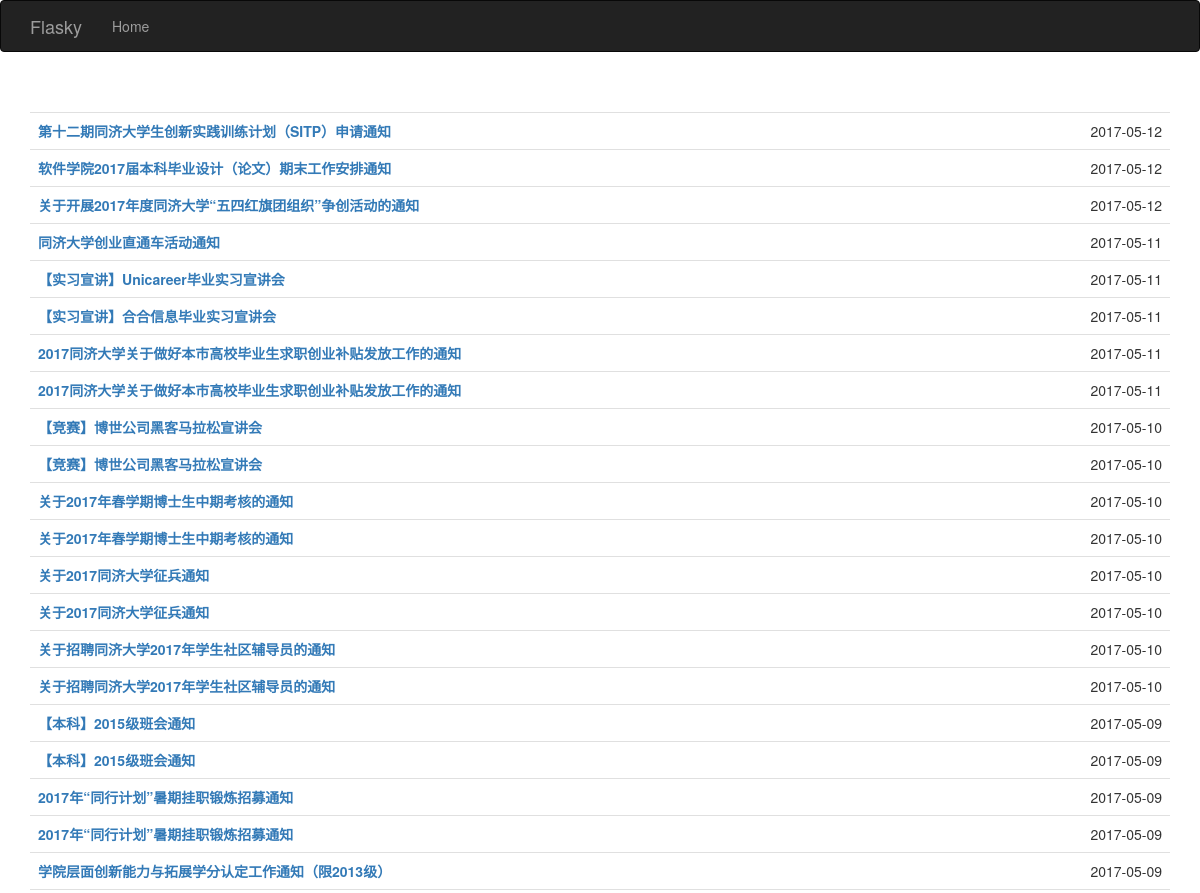
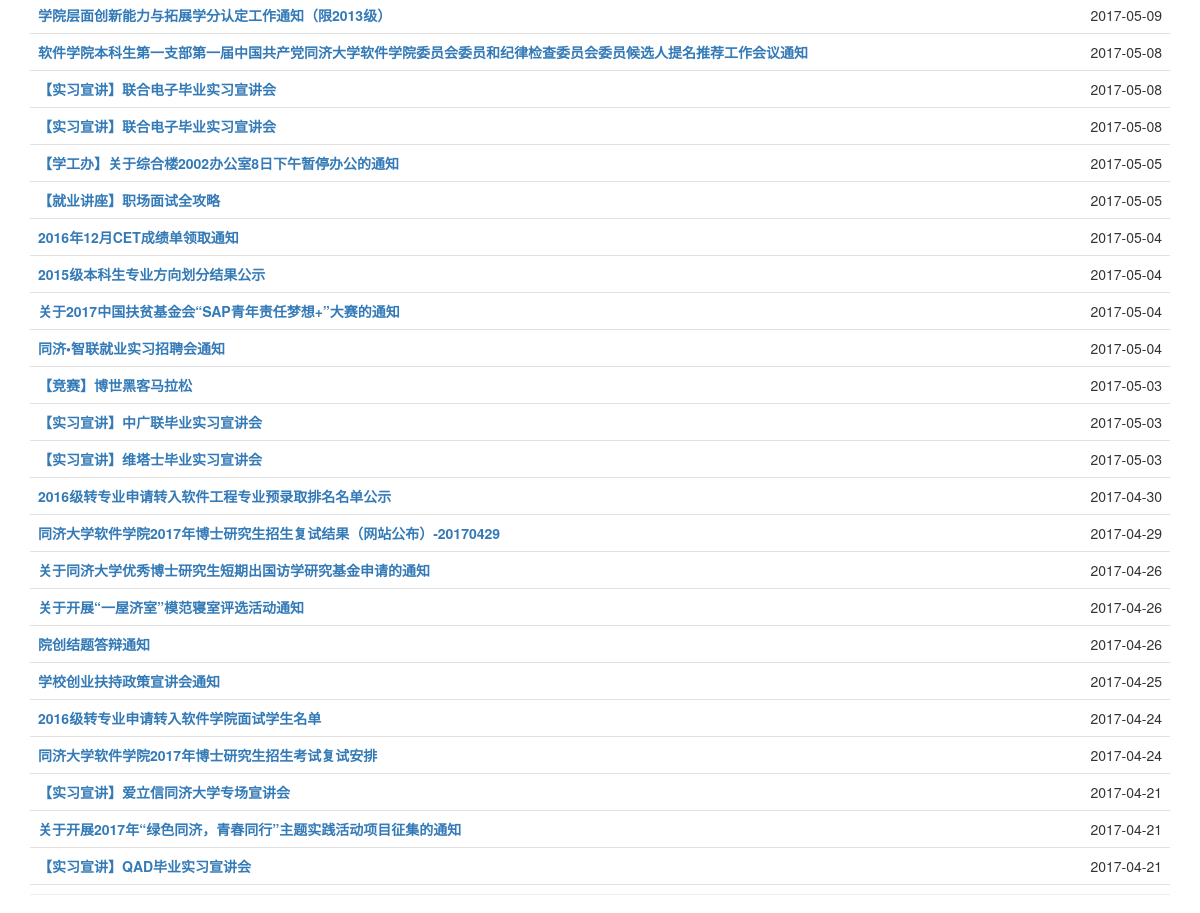
The page / on the database its author committed (2 pictures, top to bottom).
### hello.py (models this page shows, shortened)
class News(db.Model):
    __tablename__ = 'news'
    id = db.Column(db.Integer, primary_key=True)
    website=db.Column(db.String(10),index=True)
    title = db.Column(db.Text)
    date = db.Column(db.String(12))
    url = db.Column(db.Text,index=True)
    text = db.Column(db.Text)
    attachments = db.relationship('Attachments', backref='news', lazy='dynamic')

### hello.py (the view)
@app.route('/')
def index():
    news = News.query.order_by(News.date.desc()).all()
    return render_template('index.html',news=news)

### templates/index.html (shortened to what this page needs)
{% extends "base.html" %}
{% block page_content %}
<div class="page-header">
    {% include '_news.html' %}
</div>
{% endblock %}

### templates/base.html (shortened to what this page needs)
{% extends "bootstrap/base.html" %}
{% block head %}
{{ super() }}
<link rel="stylesheet" type="text/css" href="{{ url_for('static', filename='styles.css') }}">
{% endblock %}
{% block navbar %}
<div class="navbar navbar-inverse" role="navigation">
    <div class="container">
        <div class="navbar-header">
            <a class="navbar-brand" href="/">Flasky</a>
        </div>
        <div class="navbar-collapse collapse">
            <ul class="nav navbar-nav">
                <li><a href="/">Home</a></li>
            </ul>
        </div>
    </div>
</div>
{% endblock %}
{% block content %}
<div class="container">
    {% block page_content %}{% endblock %}
</div>
{% endblock %}

### templates/_news.html
<ul class="news">
    {% for new in news %}
    <li class="new">
        <div class="news-content">
            <div class="new-date">{{ new.date }}</div>
            <div class="new-title"><a href="{{ url_for('detail_new',id=new.id) }}">{{ new.title }}</a></div>
        </div>
    </li>
    {% endfor %}
</ul>

### static/styles.css (style rules this page uses)
ul.news { list-style-type: none; padding: 0px; margin: 16px 0px 0px 0px; border-top: 1px solid #e0e0e0; }
ul.news li.new { padding: 8px; border-bottom: 1px solid #e0e0e0; }
div.new-date { float: right; margin-left:1em ; }
div.new-title { font-weight: bold; }
div.news-content { margin-left: 48px; margin-left:0; }

### rows shown on the page
News: date "2017-05-12", title "第十二期同济大学生创新实践训练计划（SITP）申请通知"
News: date "2017-05-12", title "软件学院2017届本科毕业设计（论文）期末工作安排通知"
News: date "2017-05-12", title "关于开展2017年度同济大学“五四红旗团组织”争创活动的通知"
News: date "2017-05-11", title "同济大学创业直通车活动通知"
News: date "2017-05-11", title "【实习宣讲】Unicareer毕业实习宣讲会"
News: date "2017-05-11", title "【实习宣讲】合合信息毕业实习宣讲会"
News: date "2017-05-11", title "2017同济大学关于做好本市高校毕业生求职创业补贴发放工作的通知"
News: date "2017-05-11", title "2017同济大学关于做好本市高校毕业生求职创业补贴发放工作的通知"
News: date "2017-05-10", title "【竞赛】博世公司黑客马拉松宣讲会"
News: date "2017-05-10", title "【竞赛】博世公司黑客马拉松宣讲会"
News: date "2017-05-10", title "关于2017年春学期博士生中期考核的通知"
News: date "2017-05-10", title "关于2017年春学期博士生中期考核的通知"
News: date "2017-05-10", title "关于2017同济大学征兵通知"
News: date "2017-05-10", title "关于2017同济大学征兵通知"
News: date "2017-05-10", title "关于招聘同济大学2017年学生社区辅导员的通知"
News: date "2017-05-10", title "关于招聘同济大学2017年学生社区辅导员的通知"
News: date "2017-05-09", title "【本科】2015级班会通知"
News: date "2017-05-09", title "【本科】2015级班会通知"
News: date "2017-05-09", title "2017年“同行计划”暑期挂职锻炼招募通知"
News: date "2017-05-09", title "2017年“同行计划”暑期挂职锻炼招募通知"
News: date "2017-05-09", title "学院层面创新能力与拓展学分认定工作通知（限2013级）"
News: date "2017-05-09", title "学院层面创新能力与拓展学分认定工作通知（限2013级）"
News: date "2017-05-08", title "软件学院本科生第一支部第一届中国共产党同济大学软件学院委员会委员和纪律检查委员会委员候选人提名推荐工作会议通知"
News: date "2017-05-08", title "【实习宣讲】联合电子毕业实习宣讲会"
News: date "2017-05-08", title "【实习宣讲】联合电子毕业实习宣讲会"
News: date "2017-05-05", title "【学工办】关于综合楼2002办公室8日下午暂停办公的通知"
News: date "2017-05-05", title "【就业讲座】职场面试全攻略"
News: date "2017-05-04", title "2016年12月CET成绩单领取通知"
News: date "2017-05-04", title "2015级本科生专业方向划分结果公示"
News: date "2017-05-04", title "关于2017中国扶贫基金会“SAP青年责任梦想+”大赛的通知"
News: date "2017-05-04", title "同济•智联就业实习招聘会通知"
News: date "2017-05-03", title "【竞赛】博世黑客马拉松"
News: date "2017-05-03", title "【实习宣讲】中广联毕业实习宣讲会"
News: date "2017-05-03", title "【实习宣讲】维塔士毕业实习宣讲会"
News: date "2017-04-30", title "2016级转专业申请转入软件工程专业预录取排名名单公示"
News: date "2017-04-29", title "同济大学软件学院2017年博士研究生招生复试结果（网站公布）-20170429"
News: date "2017-04-26", title "关于同济大学优秀博士研究生短期出国访学研究基金申请的通知"
News: date "2017-04-26", title "关于开展“一屋济室”模范寝室评选活动通知"
News: date "2017-04-26", title "院创结题答辩通知"
News: date "2017-04-25", title "学校创业扶持政策宣讲会通知"
News: date "2017-04-24", title "2016级转专业申请转入软件学院面试学生名单"
News: date "2017-04-24", title "同济大学软件学院2017年博士研究生招生考试复试安排"
News: date "2017-04-21", title "【实习宣讲】爱立信同济大学专场宣讲会"
News: date "2017-04-21", title "关于开展2017年“绿色同济，青春同行”主题实践活动项目征集的通知"
News: date "2017-04-21", title "【实习宣讲】QAD毕业实习宣讲会"
